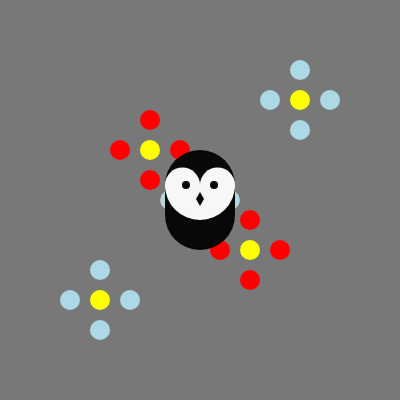
Frame 1 (no input)
Frame 60 (no input): identical to frame 1, image omitted
Frame 120 (the mouse pressed at the canvas centre since frame 60): identical to frame 1, image omitted

The p5.js sketch that drew this single still picture (run headless with seeded random() and noise() and a simulated clock; from frame 60 on, the mouse is pressed at the canvas centre):

// p5.js sketch
// ── sketch.js
function setup() {
    createCanvas(400, 400);
    greeting();
}

function draw() {
    background(120);

    push();
    translate(200, 200);
    drawFlower(0, 0);

    translate(50, 50);
    drawFlower(0, 0);

    translate(-100, -100);
    drawFlower(0, 0);
    pop();
  
    drawFlower2(200, 200);
    drawFlower2(100, 300);
    drawFlower2(300, 100);

    owl(200, 250, 8, 1);

}

function greeting () {
    console.log ("Hello world!");

}

function drawFlower (centreX, centreY) {
    noStroke();
    fill('yellow');
    circle(centreX, centreY, 20);

    fill('red');
    circle(centreX + 30, centreY, 20);
    circle(centreX - 30, centreY, 20);
    circle(centreX, centreY + 30, 20);
    circle(centreX, centreY - 30, 20);

}

function drawFlower2 (centreX, centreY) {
    push();
    translate (centreX, centreY)
    noStroke();
    fill('yellow');
    circle(0, 0, 20);

    fill('lightblue');
    circle(30, 0, 20);
    circle(- 30, 0, 20);
    circle(0, 30, 20);
    circle(0, - 30, 20);

    pop();
}

// based on Lauren Lee McCarthy

// x location, y location, grey colour, scale
function owl (x, y, g, s) {
  push ();  
  translate (x,y);
  scale (s);
  stroke (g);
  strokeWeight (70);
  line (0,-35,0,-65); //body
  noStroke ();
  fill(255-g);
  ellipse (-17.5, -65, 35, 35); // left eye
  ellipse (17.5, -65, 35, 35); // Right eye
  arc (0, -65, 70, 70, 0, PI);
  fill (g);
  ellipse (-14, -65, 8, 8); // left pupil
  ellipse (14, -65, 8, 8);  // right pupil
  quad (0, -58, 4, -51, 0, -44, -4, -51); //beak
  pop ();
}
